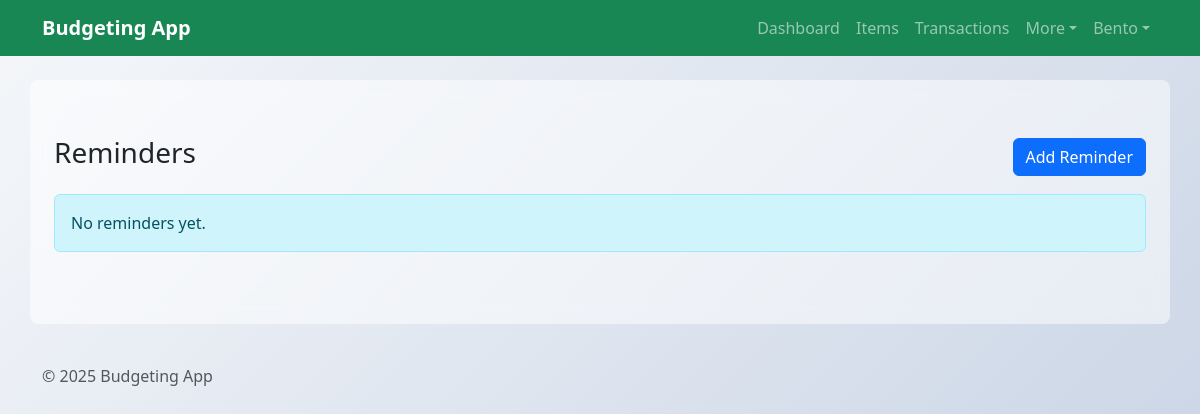
Before: /BudgetingApp/reminders/ (signed in) with the older database file.
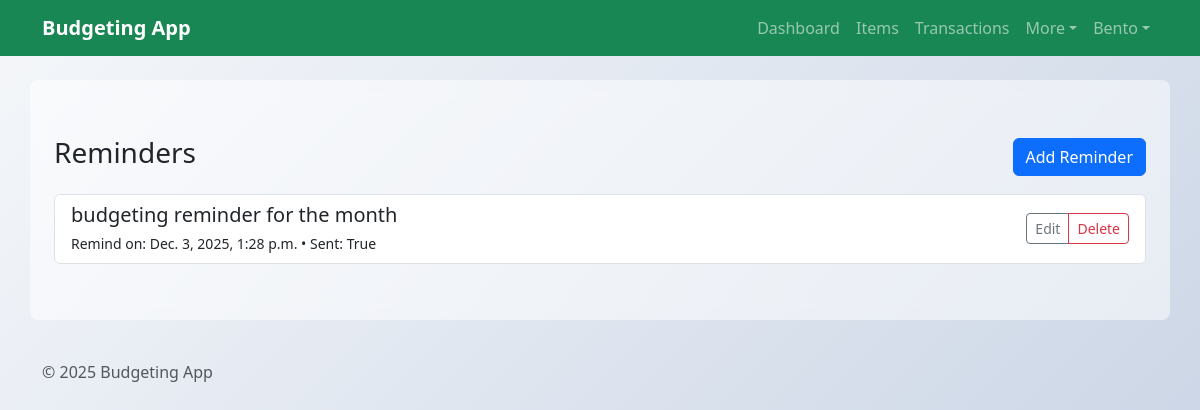
After: the same page with the newer database file.
### BudgetingApp/models.py (models this page shows, shortened)
class BudgetReminder(models.Model):
    owner = models.ForeignKey(settings.AUTH_USER_MODEL, on_delete=models.CASCADE, null=True, blank=True, related_name='reminders')
    message = models.CharField(max_length=255)
    remind_on = models.DateTimeField()
    is_sent = models.BooleanField(default=False)

### BudgetingApp/views.py (the view)
# urls.py: path('reminders/', views.BudgetReminderListView.as_view(), name='budgetreminder-list'),
class BudgetReminderListView(LoginRequiredMixin, ListView):
    model = BudgetReminder
    template_name = 'BudgetingApp/BudgetReminder_list.html'
    def get_queryset(self):
        return BudgetReminder.objects.filter(owner=self.request.user)

### BudgetingApp/templates/BudgetingApp/BudgetReminder_list.html
{% extends 'BudgetingApp/base.html' %}
{% block content %}
<div class="container py-4">
  <div class="d-flex justify-content-between align-items-center mb-3">
    <h3>Reminders</h3>
    <a href="{% url 'budgetreminder-add' %}" class="btn btn-primary">Add Reminder</a>
  </div>
  <div class="list-group">
    {% for r in object_list %}
      <div class="list-group-item d-flex justify-content-between align-items-center">
        <div>
          <h5 class="mb-1">{{ r.message }}</h5>
          <small>Remind on: {{ r.remind_on }} • Sent: {{ r.is_sent }}</small>
        </div>
        <div class="btn-group">
          <a href="{% url 'budgetreminder-edit' r.id %}" class="btn btn-sm btn-outline-secondary">Edit</a>
          <a href="{% url 'budgetreminder-delete' r.id %}" class="btn btn-sm btn-outline-danger">Delete</a>
        </div>
      </div>
    {% empty %}
      <div class="alert alert-info">No reminders yet.</div>
    {% endfor %}
  </div>
</div>
{% endblock %}

Changed rows visible on the page:
added BudgetReminder: message "budgeting reminder for the month", remind_on "Dec. 3, 2025, 1:28 p.m.", is_sent "True"
Other visible differences:
text no longer shown: "No reminders yet."
